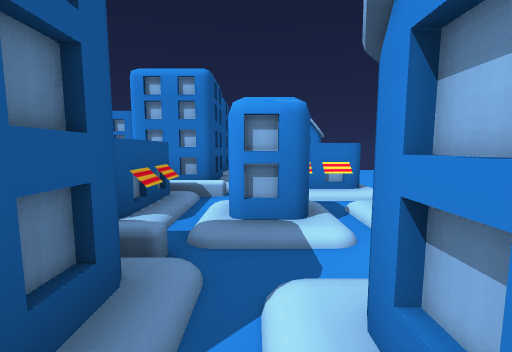
View 1 (above)

24 first-person views from a walk through a Unity game level. The camera is 1.5 m above the floor, tilts 6° down and sees 90° across. The floor is counted in squares, 2 m on a side. Each view is taken from the middle of a square. On the plan, view 1 faces up. The plan holds only what a view shows up to about 9 squares ahead; the rest is blank.

View 2
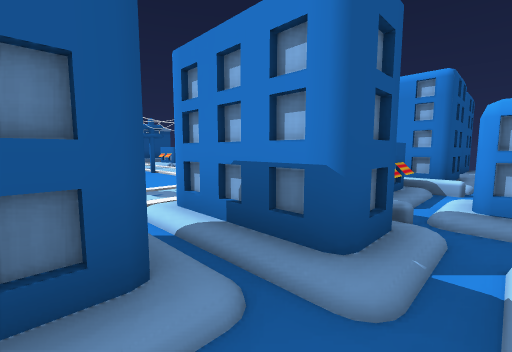

View 3
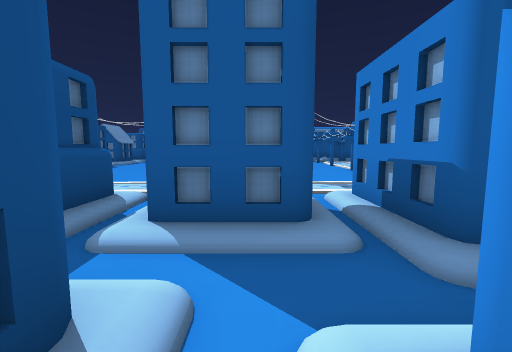

View 4
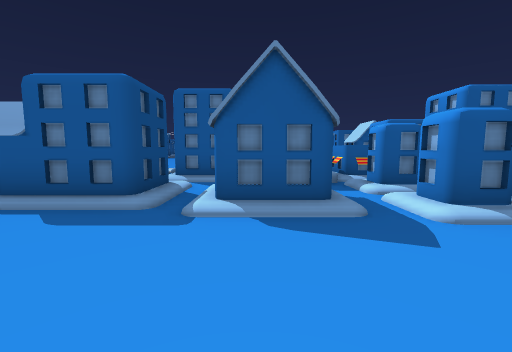

View 5
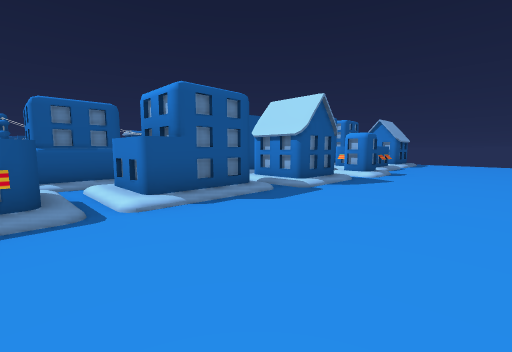

View 6
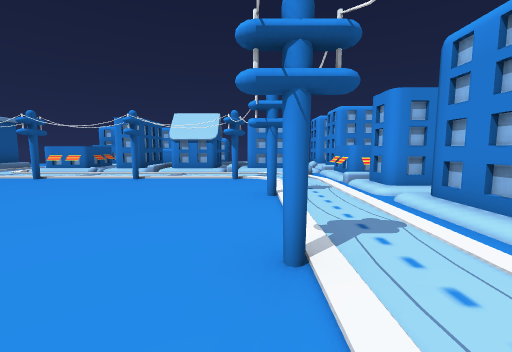

View 7
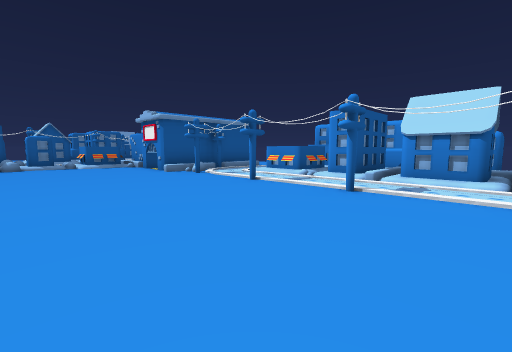

View 8
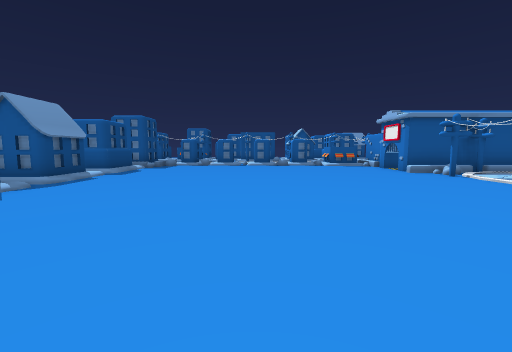

View 9
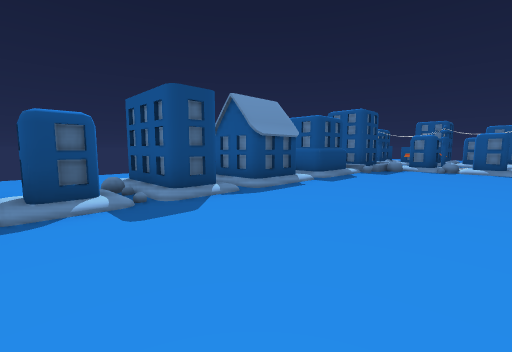

View 10
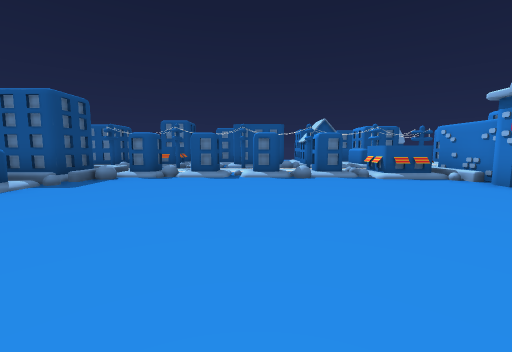

View 11
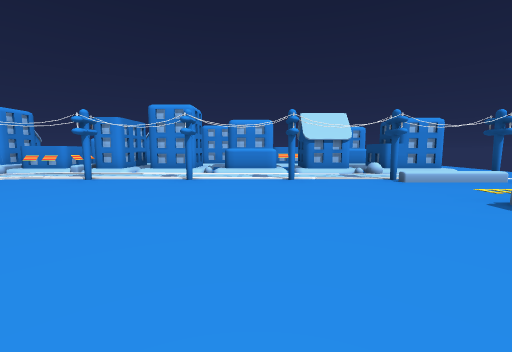

View 12
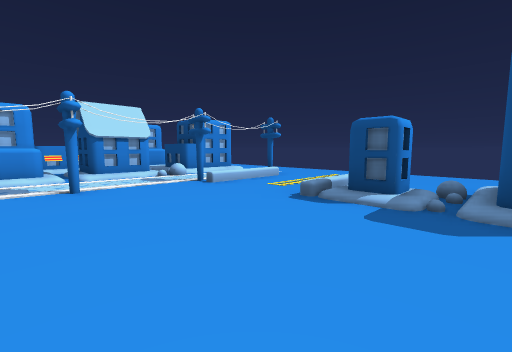

View 13
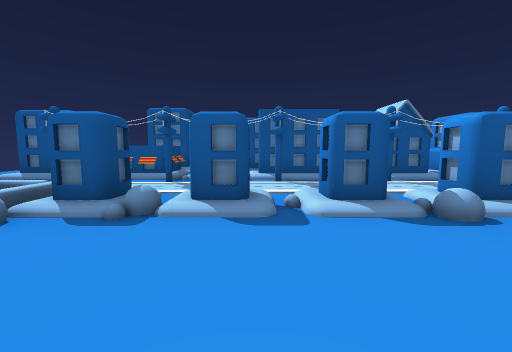

View 14
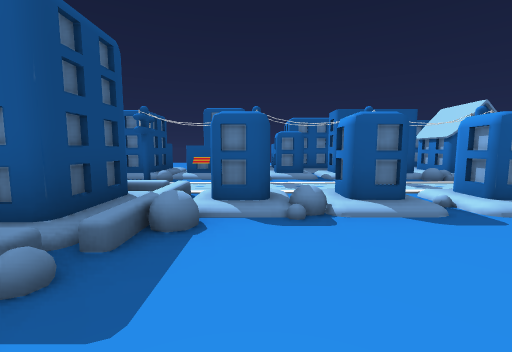

View 15
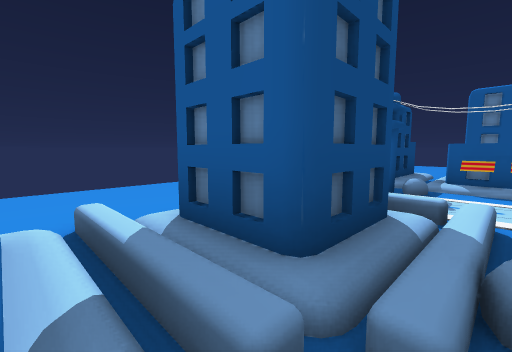

View 16
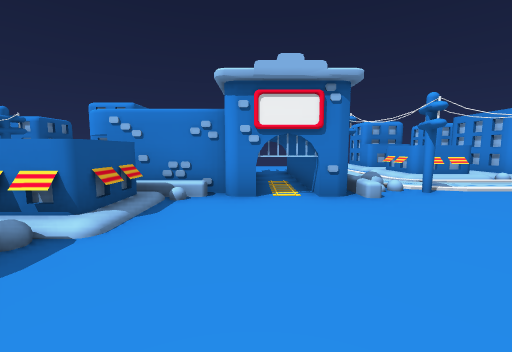

View 17
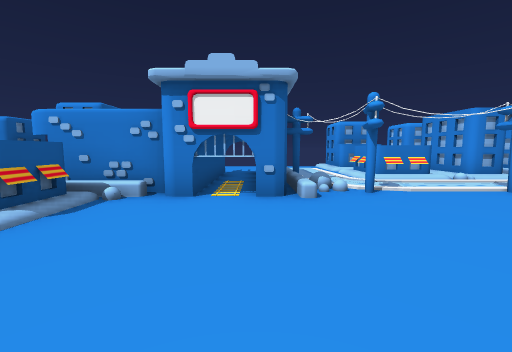

View 18
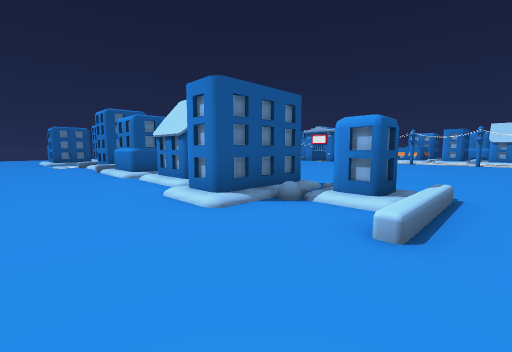

View 19
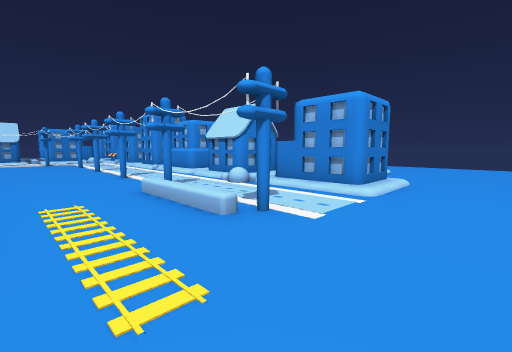

View 20
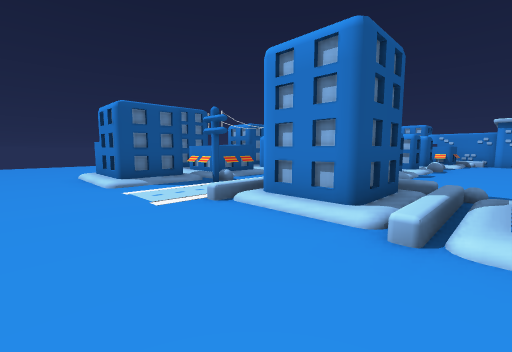

View 21
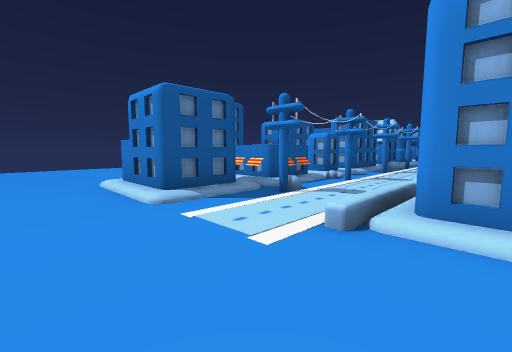

View 22
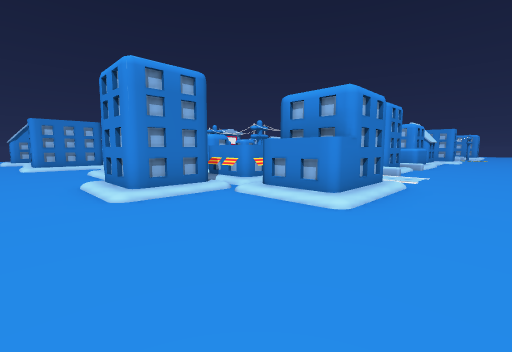

View 23
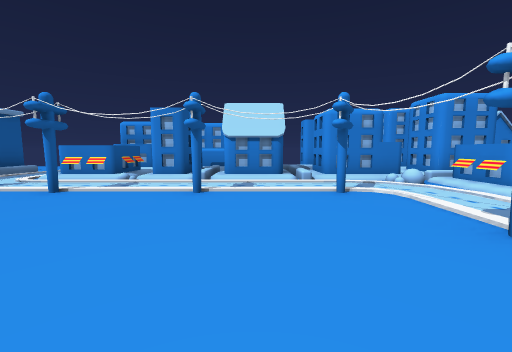

View 24
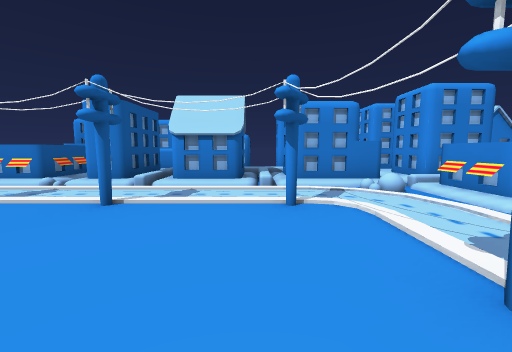

### Floor plan
Key: @ floor where view 1 was taken; # wall or solid block; x gap in a wall; . main floor; : floor 0.5 m higher than the main floor; / step, stairs or slope; = window, fence, low wall or low ledge; ^ raised ledge.
Columns run from 29 left of view 1 to 5 right of it. Each row starts with its distance up from view 1.
  8                  ###        #   ..
  7              .. .^^#        ####...
  6              ##..^^##      ##   ...
  5              ##..^^##########^ ^...
  4              ###...##....##^#^^/...
  3              ###........../^^x #...
  2       #   =####.#.#..#.#../^x/x/...
  1       ##.  ^............../##/x/...
  0   .## ##..==............#./#/@#/...
 -1   .// ###./x............../#////...
 -2   ...  #..##............#./#/##/...
 -3   ../  #..##............../####/...
 -4   ../###..##............../##///...
 -5   ../###..##............#.///^^/...
 -6   ./####..##..............##/^
 -7   ./##^^..##=/..........#.##/
 -8   .///^^:..#/#####/##/..:.///
 -9   ...###...#/#####/#//..:./##
-10  ....###.....///..//./..#./##....
-11 ..................................
-12 ..................................

Positions as (right, up) in squares from view 1, and headings:
1: (0, 0), facing up
2: (0, -1), facing up-left
3: (1, -1), facing left
4: (5, 0), facing left
5: (5, -5), facing up-left
6: (-5, -4), facing up
7: (-6, -2), facing up-left
8: (-6, -3), facing left
9: (-8, -4), facing down-left
10: (-11, -3), facing left
11: (-11, -4), facing right
12: (-10, -4), facing down-right
13: (-15, -4), facing left
14: (-15, -6), facing left
15: (-16, -7), facing down-left
16: (-16, -2), facing up
17: (-15, -2), facing up
18: (-7, -12), facing up-left
19: (-7, -12), facing up-right
20: (-16, -12), facing up-left
21: (-18, -12), facing up-left
22: (-27, -12), facing up-right
23: (-7, -2), facing up
24: (-6, -1), facing up
